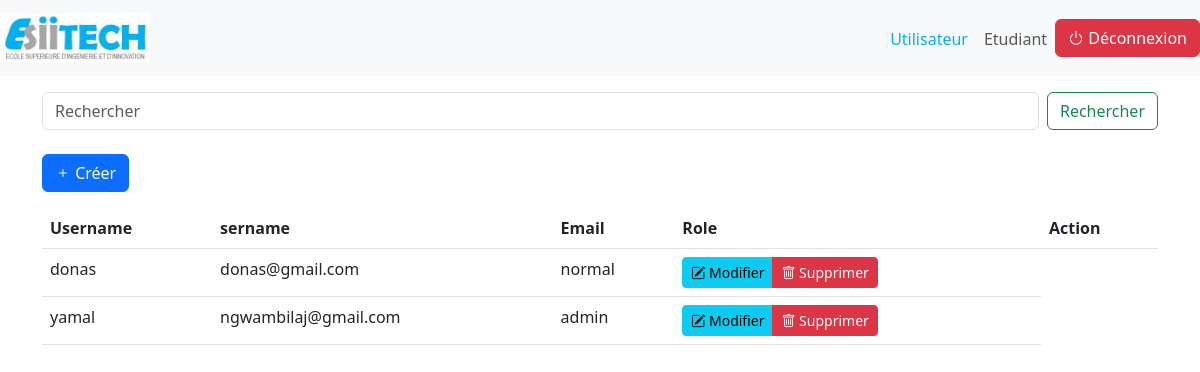
Page /Back-Office/espace_admin/admin.php (signed in) on the earlier database version.
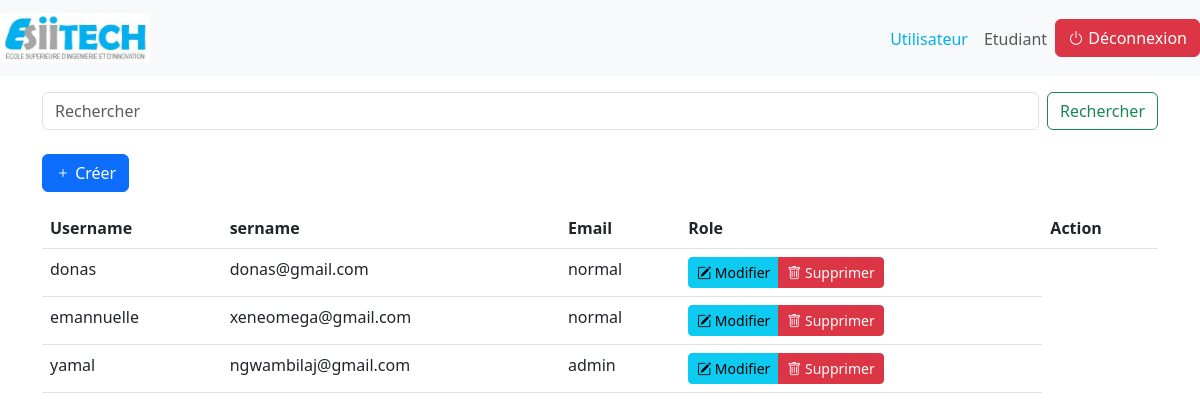
Same page on the later database version.
### tables this page shows
CREATE TABLE `users` (
  `id` int NOT NULL,
  `email` varchar(255) NOT NULL,
  `username` varchar(255) NOT NULL,
  `password` varchar(255) NOT NULL,
  `role` varchar(50) NOT NULL
);

### Back-Office/espace_admin/admin.php (the view, shortened to what this page needs)
<?php
include 'afficher_utilisateur.php';
function searchStudents($pdo, $searchTerm, $sortColumn) {
    $searchTerm = '%' . $searchTerm . '%';
    $sql = "select * FROM users WHERE username LIKE :searchTerm ORDER BY $sortColumn ASC";
    $stmt = $pdo->prepare($sql);
    $stmt->bindParam(':searchTerm', $searchTerm, PDO::PARAM_STR);
    $stmt->execute();
    $students = $stmt->fetchAll(PDO::FETCH_ASSOC);
    return $students;
}
if ($_SERVER["REQUEST_METHOD"] == "GET" && isset($_GET["search"])) {
    $searchTerm = $_GET["search"];
    $sortColumn = isset($_GET["sort"]) ? $_GET["sort"] : "username";
    $results = searchStudents($pdo, $searchTerm, $sortColumn);
} else {
    $sortColumn = isset($_GET["sort"]) ? $_GET["sort"] : "username";
    $results = searchStudents($pdo, "", $sortColumn);
}
?>
<!DOCTYPE html>
<html lang="fr">
<head>
    <link rel="stylesheet" href="../../bootstrap-5.2.3-dist/css/bootstrap.css">
    <link rel="stylesheet" href="../../css/admin.css">
    <link href="https://cdn.jsdelivr.net/npm/bootstrap@5.3.0/dist/css/bootstrap.min.css" rel="stylesheet">
    <link href="https://cdn.jsdelivr.net/npm/bootstrap-icons/font/bootstrap-icons.css" rel="stylesheet">
</head>
<body>
    <nav class="navbar navbar-expand-lg navbar-light bg-light">
        <a class="navbar-brand" href="#">
            <img src="../../images/logo.jpeg" alt="logo ESIITECH" class="logo">
        </a>
        <div class="collapse navbar-collapse justify-content-center" id="navbarNav">
            <ul class="navbar-nav ms-auto">
                <li class="nav-item">
                    <a class="nav-link" href="#">Utilisateur</a>
                </li>
                <li class="nav-item">
                    <a class="nav-link" href="../etudiant.php">Etudiant</a>
                </li>
                <li class="nav-item">
                    <form method="post">
                        <button type="submit" class="btn btn-danger" name="logout">
                            <i class="bi bi-power"></i> Déconnexion
                        </button>
                    </form>
                </li>
            </ul>
        </div>
    </nav>
    <div class="container mt-3">
    <form class="d-flex" method="get" action="<?php echo htmlspecialchars($_SERVER["PHP_SELF"]); ?>" id="searchForm">
    <input class="form-control me-2" type="search" placeholder="Rechercher" aria-label="Rechercher" name="search" value="<?php echo isset($_GET['search']) ? $_GET['search'] : ''; ?>">
    <button class="btn btn-outline-success" type="submit">Rechercher</button>
    </form>
    </div>
    <div class="container mt-4">
        <a href="creer_utilisateur.php" class="btn btn-primary mb-3">
            <i class="bi bi-plus"></i> Créer
        </a>
        <div class="table-responsive">
            <table class="table">
                <thead>
                    <tr>
                        <th scope="col">Username</th>
                        <th scope="col"><a href="?sort=username" class="text-decoration-none text-dark">sername</a></th>
                        <th scope="col">Email</th>
                        <th scope="col">Role</th>
                        <th scope="col">Action</th>
                    </tr>
                </thead>
                <tbody>
                <?php foreach ($results as $datas): ?>
                        <tr>
                            <td><?php echo htmlspecialchars($datas['username'], ENT_QUOTES, 'UTF-8'); ?></td>
                            <td><?php echo htmlspecialchars($datas['email'], ENT_QUOTES, 'UTF-8'); ?></td>
                            <td><?php echo htmlspecialchars($datas['role'], ENT_QUOTES, 'UTF-8'); ?></td>
                            <td>
                                <div class="btn-group" role="group">
                                    <a href="modifierUtilisateur.php?id=<?php echo htmlspecialchars($datas['id'], ENT_QUOTES, 'UTF-8'); ?>" class="btn btn-info btn-sm">
                                        <i class="bi bi-pencil-square"></i> Modifier
                                    </a>
                                    <button type="button" class="btn btn-danger btn-sm btn-delete" data-bs-toggle="modal" data-bs-target="#confirmationModal" data-user-id="<?php echo htmlspecialchars($datas['id'], ENT_QUOTES, 'UTF-8'); ?>">
                                        <i class="bi bi-trash"></i> Supprimer
                                    </button>
                                </div>
                            </td>
                        </tr>
                        <?php endforeach; ?>
                </tbody>
            </table>
        </div>
    </div>
</body>
</html>

### css/admin.css (style rules this page uses)
body { font-family: Arial, sans-serif; margin: 0; padding: 0; box-sizing: border-box; }
.navbar-nav .nav-item:nth-child(1) .nav-link { color: #00B0F0; }
.navbar-nav .nav-link { position: relative; display: inline-block; padding-bottom: 5px; }
.navbar-nav .nav-link::after { content: ''; position: absolute; width: 70%; transform: scaleX(0); height: 2px; bottom: 0; left: 0; background-color: #00B0F0; transform-origin: bottom right; transition: transform 0.3s ease-out; }
.navbar-brand .logo { width: 150px; height: auto; }
@media (min-width: 768px) { .navbar-brand .logo { width: 150px; } }

Differences in the rows shown:
added users: username "emannuelle", email "xeneomega@gmail.com", role "normal"
